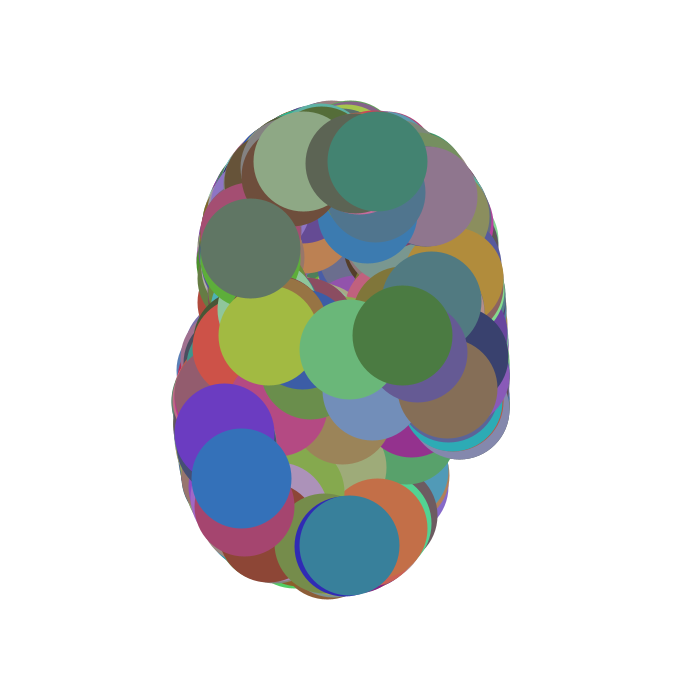
Frame 1 (no input)
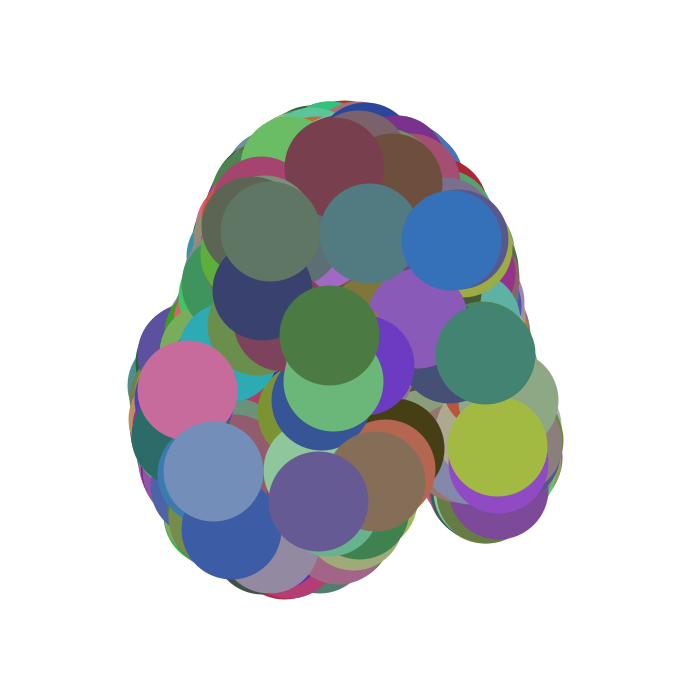
Frame 60 (the mouse pressed at the canvas centre just before this capture)
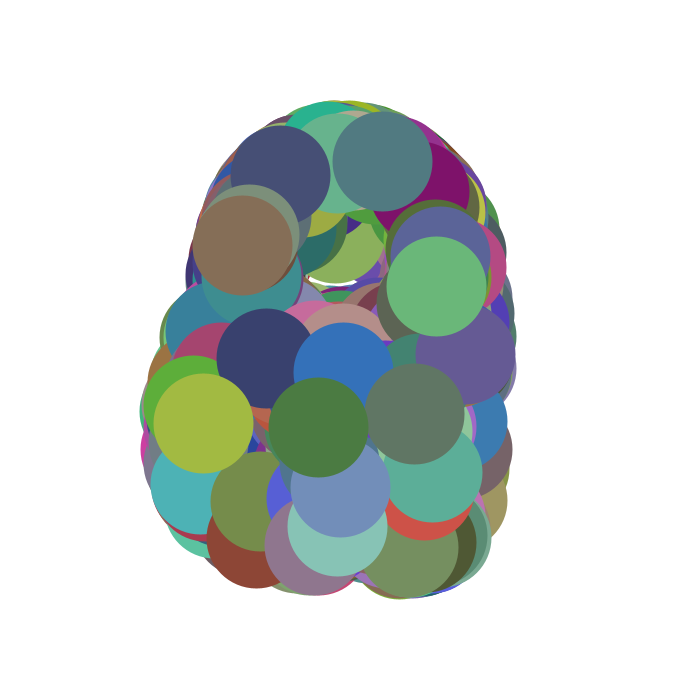
Frame 120 (the mouse held since frame 60 and released just before this capture)

The Processing sketch that drew these frames (run headless with seeded random() and noise(); from frame 60 on, the mouse is pressed at the canvas centre):

// Processing sketch: processing_156655
// ── processing_156655.pde

//This is an example we went over in the dorkShop on Saturday this past weekend. 
//The math to make this fractal came from http://paulbourke.net/fractals/
//I modified the code to have less numPoints to run faster and to see the colors more 
//clearly. Also by making the space in 2D rather than in 3D, you get a cool kind
//of effect that I like and it feels really fun and cartoony. 

float red, blue, green;

void setup() {
  size(700, 700);
}


void draw() {

  background(255);
  translate(width/2, height/2);
  scale(100, 100);  

  float a = 0+sin(millis()*.001);
  float b = -2.3;
  float c = 2.4;
  float d = -2.1;

  float numPoints = 1000;

  float x0 = 0;
  float x1 = 0; 
  float y0 = 0; 
  float y1 = 0;

  for (int i=0; i<numPoints; i++) {
    red = map(noise(i, i), 0, 1, 0, 255);
    blue = map(noise(i*130, i*30), 0, 1, 0, 255);
    green = map(noise(i+230, i+60), 0, 1, 0, 255);

    x1=sin(a*y0)-cos(b*x0);
    y1=sin(c*x0)-cos(d*y0);
    stroke(red, blue, green);
    point(x1, y1);
    x0=x1;
    y0=y1;
  }
}
